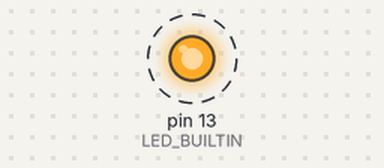
Bench run of a sketch on a simulated Arduino Uno, built with avr-gcc and run on an emulated ATmega328P. Shown: output pins drawn as LEDs (lit = HIGH). Dashed ring = blinking. What the sketch prints to the serial monitor is not drawn.

Above: at 0.12 s.
Timing chart, 0 to 3.0 s (numbered marks = the images above):
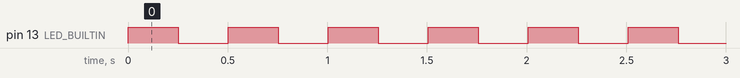

The sketch:

demo.ino
```cpp
// the setup function runs once when you press reset or power the board
void setup() {
  // initialize digital pin LED_BUILTIN as an output.
  pinMode(LED_BUILTIN, OUTPUT);
  Serial.begin(19200);
}

double lat = 38.26000;
double lng = 140.85000;

// the loop function runs over and over again forever
void loop() {
  Serial.print(lat,5);
  Serial.print(", ");
  Serial.println(lng,5);

  digitalWrite(LED_BUILTIN, HIGH);   // turn the LED on (HIGH is the voltage level)
  delay(250);                       // wait for a second
  digitalWrite(LED_BUILTIN, LOW);    // turn the LED off by making the voltage LOW
  delay(250);                       // wait for a second
  lat = lat + 0.00001;
}
```

Measured:
- by itself, pin 13 (LED_BUILTIN): alternates HIGH for 0.25 s and LOW for 0.25 s
